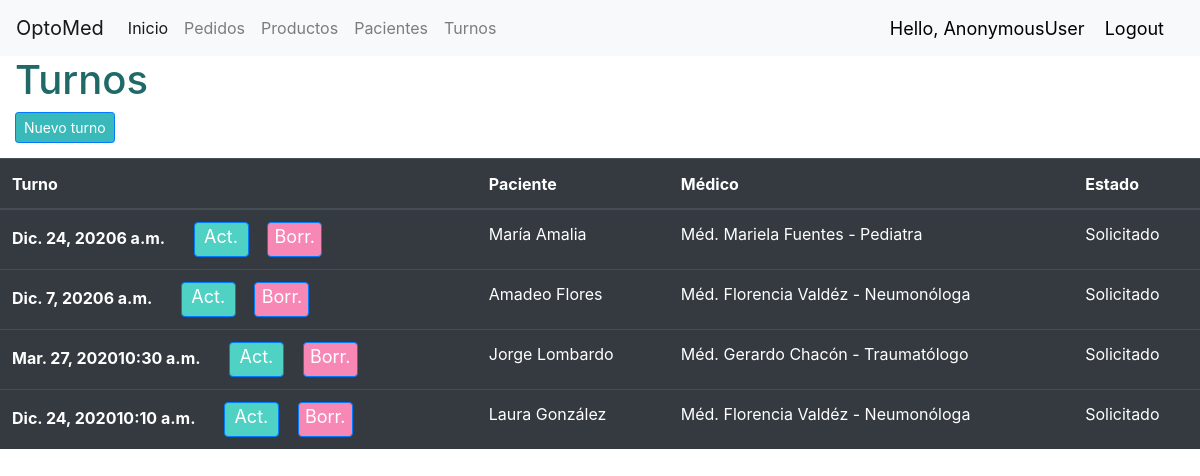
The page /turnos/ on the database its author committed.
### turnos/models.py (models this page shows, shortened)
class Turno(models.Model):
  ESTADO = (
            ('Solicitado', 'Solicitado'),
            ('Cumplido', 'Cumplido'),
            ('No cumplido', 'No cumplido')
            )
  paciente = models.ForeignKey('pacientes.Paciente', null=True, on_delete=models.CASCADE)
  turno_dia = models.DateField()
  turno_hora = models.TimeField()
  estado_turno = models.CharField(max_length=20, null=True, choices=ESTADO)
  médico = models.ForeignKey('turnos.Medico', null=True, on_delete=models.CASCADE)

class Medico(models.Model):
  nombre = models.CharField(max_length=200, null=True)
  especialidad = models.CharField(max_length=200, null=True)
  fecha_creación = models.DateTimeField(auto_now_add=True, null=True)
  def __str__(self):
    return f'Méd. {self.nombre} - {self.especialidad}'

### pacientes/models.py (models this page shows)
class Paciente(models.Model):
  nombre = models.CharField(max_length=200, null=True)
  teléfono = models.CharField(max_length=200, null=True)
  email = models.CharField(max_length=200, null=True)
  fecha_creación = models.DateTimeField(auto_now_add=True, null=True)
  historial = models.CharField(max_length=1500, null=True)
  def __str__(self):
    return self.nombre

### turnos/views.py (the view)
# urls.py: path('turnos/', include('turnos.urls')),
def turnos(request):
  return render(request, "turnos/turnos.html", context)

### turnos/templates/turnos/turnos.html (shortened to what this page needs)
{% extends "turnos/layout.html" %}
{% block body %}
  <h1> Turnos </h1>
<a class="btn btn-primary btn-sm" style="background-color: #39b9b9; margin-left: 15px; margin-bottom: 15px;" href="{% url 'turnos:nuevo_turno' %}">Nuevo turno</a>
<table class="table table-hover table-dark">
  <thead>
    <tr>
      <th scope="col">Turno</th>
      <th scope="col">Paciente</th>
      <th scope="col">Médico</th>
      <th scope="col">Estado</th>
    </tr>
  </thead>
  <tbody>
        {% for turno in turnos %}
          <tr>
          <th scope="row">{{ turno.turno_dia }}{{ turno.turno_hora }}
        <a href="{% url 'turnos:actualizar_turno' turno.pk %}" class="btn btn-primary" style="background-color: #4fd1c3; height: 35px; width: 55px; font-size: 18px; text-align: center; padding: 0; margin-left: 25px;">Act.</a>
<a href="{% url 'turnos:borrar_turno' turno.pk %}" class="btn btn-primary" style="background-color: #f788b6; height: 35px; width: 55px; font-size: 18px; text-align: center; padding: 0; margin-left: 15px;">Borr.</a>
</th>
          <td>{{ turno.paciente }}</td>
          <td>{{ turno.médico }}</td>
          <td>{{ turno.estado_turno }}</td>
          </tr>
        {% endfor %}
  </tbody>
</table>
{% endblock %}

### turnos/static/turnos/styles.css (style rules this page uses)
body { margin: 0; padding: 0; }
h1 { color: rgb(32, 105, 105); margin: 25px 15px; }
tr { height: 50px; }
.btn-primary { background-color: rgb(32, 105, 105); }

### rows shown on the page
Turno: turno_dia "Dic. 24, 2020", turno_hora "6 a.m.", paciente "María Amalia", médico "Méd. Mariela Fuentes - Pediatra", estado_turno "Solicitado"
Turno: turno_dia "Dic. 7, 2020", turno_hora "6 a.m.", paciente "Amadeo Flores", médico "Méd. Florencia Valdéz - Neumonóloga", estado_turno "Solicitado"
Turno: turno_dia "Mar. 27, 2020", turno_hora "10:30 a.m.", paciente "Jorge Lombardo", médico "Méd. Gerardo Chacón - Traumatólogo", estado_turno "Solicitado"
Turno: turno_dia "Dic. 24, 2020", turno_hora "10:10 a.m.", paciente "Laura González", médico "Méd. Florencia Valdéz - Neumonóloga", estado_turno "Solicitado"

### other values the page prints
{{ request.user }} "AnonymousUser"
